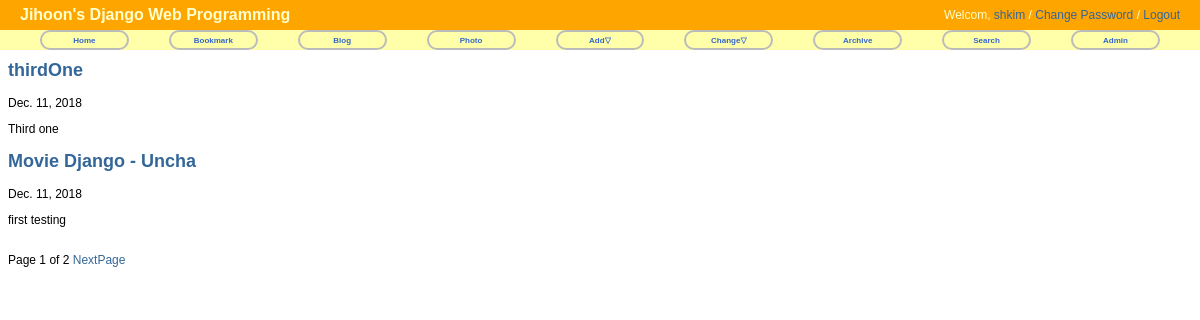
/blog/, run on an earlier commit of the app's database.
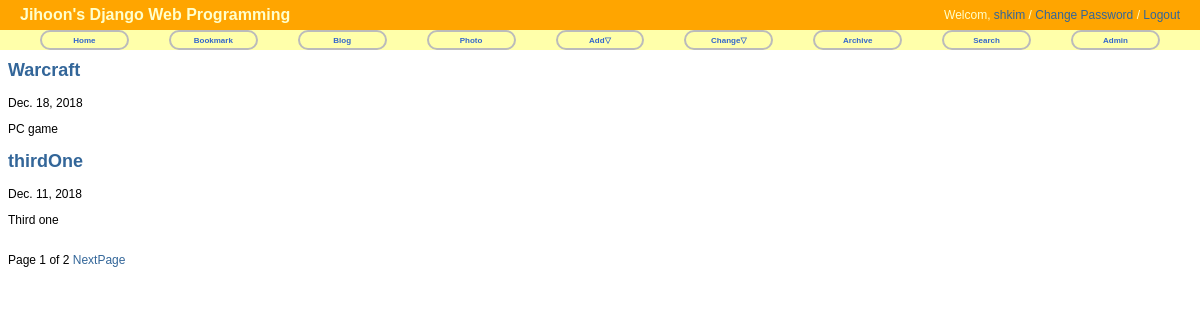
And on a later commit of the database.
### blog/models.py (models this page shows, shortened)
@python_2_unicode_compatible
class Post(models.Model):
	title = models.CharField('TITLE', max_length=50)
	slug = models.SlugField('SLUG', unique=True, allow_unicode=True, help_text = 'one word for title alias.')
	description = models.CharField('DESCRIPTION', max_length=100, blank = True, help_text='simple description text.')
	content = models.TextField('CONTENT')
	create_date = models.DateTimeField('Create Date', auto_now_add = True)
	modify_date = models.DateTimeField('Modify Date', auto_now = True)
	tag = TagField()			#added
	class Meta:
			verbose_name = 'post'
			verbose_name_plural = 'posts'
			db_table = 'my_post'
			ordering = ('-modify_date',)
	def get_absolute_url(self):
		return reverse('blog:post_detail', args=(self.slug,))

### blog/views.py (the view)
class PostLV(ListView):
	model = Post
	template_name = 'blog/post_all.html'
	context_object_name = 'posts'
	paginate_by = 2

### blog/templates/blog/post_all.html (shortened to what this page needs)
{% extends "base.html" %}
{% block content %}
<h1>Blog List</h1>
{% for post in posts %}
	<h2><a href="{{ post.get_absolute_url }}">{{ post.title }}</a></h2>
	{{ post.modify_date|date:"N d, Y" }}
	<p>{{ post.description }}</p>
{% endfor %}
<br/>
<div>
	<span>
		Page {{ page_obj.number }} of {{ page_obj.paginator.num_pages }}
		{% if page_obj.has_next %}
			<a href="?page={{ page_obj.next_page_number }}">NextPage</a>
		{% endif %}
	</span>
</div>
{% endblock %}

What changed in the data, as far as the page shows it:
no longer on this page (row unchanged): Post: title "Movie Django - Uncha", modify_date "Dec. 11, 2018", description "first testing"
added Post: title "Warcraft", modify_date "Dec. 18, 2018", description "PC game"
